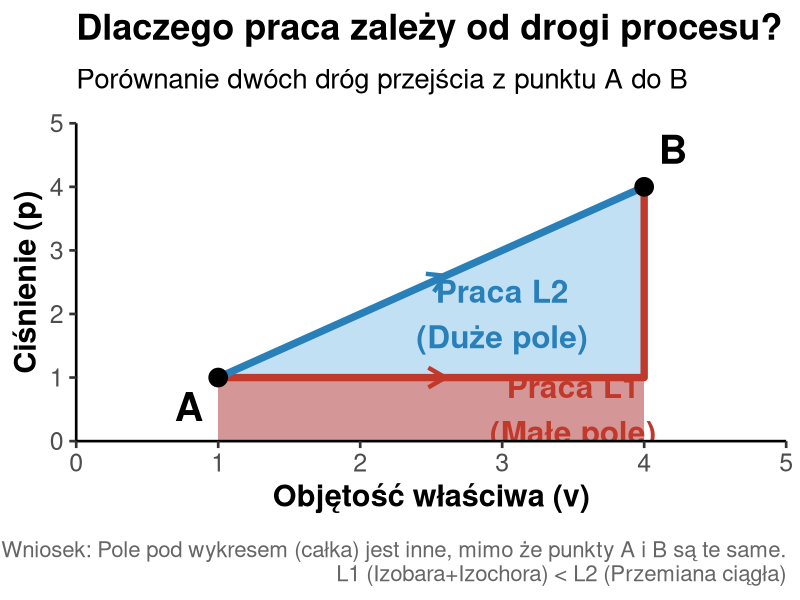

The R script that drew this image:
## ---- chunk 1
#| fig-height: 8
#| fig-width: 10
#| echo: false
#| warning: false

library(ggplot2)

# 1. Definicja Punktów
p1 <- 1; v1 <- 1  # Punkt A
p2 <- 4; v2 <- 4  # Punkt B

# 2. Generowanie danych dla Drogi 1 (Izobara + Izochora - Czerwona)
path1_x <- c(v1, v2, v2)
path1_y <- c(p1, p1, p2)
df_path1 <- data.frame(v = path1_x, p = path1_y)

# Pole pod Drogą 1 (Prostokąt)
poly1 <- data.frame(
  v = c(v1, v2, v2, v1),
  p = c(0,  0,  p1, p1) 
)

# 3. Generowanie danych dla Drogi 2 (Politropa/Quasi-izoterma - Niebieska)
seq_v <- seq(v1, v2, length.out = 100)
path2_y <- seq_v # Prosta p=v dla jasności wizualnej
df_path2 <- data.frame(v = seq_v, p = path2_y)

# Pole pod Drogą 2 (Trapez)
poly2 <- rbind(
  data.frame(v = v1, p = 0),
  df_path2,
  data.frame(v = v2, p = 0),
  data.frame(v = v1, p = 0)
)

# 4. Rysowanie wykresu
ggplot() +
  # --- POLA POWIERZCHNI (PRACA) ---
  # Pole dla Drogi 2 (Duże - Niebieskie)
  geom_polygon(data = poly2, aes(x = v, y = p), 
               fill = "#3498db", alpha = 0.3) +
  
  # Pole dla Drogi 1 (Małe - Czerwone)
  geom_polygon(data = poly1, aes(x = v, y = p), 
               fill = "#e74c3c", alpha = 0.5) +
  
  # --- LINIE PRZEMIAN ---
  # Droga 1 (Czerwona)
  geom_path(data = df_path1, aes(x = v, y = p), 
            color = "#c0392b", linewidth = 2.5, linetype = "solid") +
  
  # Droga 2 (Niebieska)
  geom_path(data = df_path2, aes(x = v, y = p), 
            color = "#2980b9", linewidth = 2.5, linetype = "solid") +
  
  # --- PUNKTY I OPISY ---
  geom_point(aes(x = c(v1, v2), y = c(p1, p2)), size = 6) +
  
  # Etykiety punktów A i B (Powiększone)
  geom_text(aes(x = v1, y = p1, label = "A"), 
            vjust = 1.5, hjust = 1.5, size = 10, fontface = "bold") +
  geom_text(aes(x = v2, y = p2, label = "B"), 
            vjust = -0.8, hjust = -0.5, size = 10, fontface = "bold") +
  
  # Strzałki (Pogrubione)
  geom_segment(aes(x = 2.5, y = 1, xend = 2.6, yend = 1), 
               arrow = arrow(length = unit(0.5, "cm")), color = "#c0392b", linewidth=1.5) +
  geom_segment(aes(x = 2.5, y = 2.5, xend = 2.6, yend = 2.6), 
               arrow = arrow(length = unit(0.5, "cm")), color = "#2980b9", linewidth=1.5) +
  
  # Opisy pól (Powiększone)
  annotate("text", x = 3.5, y = 0.5, label = "Praca L1\n(Małe pole)", 
           color = "#c0392b", fontface = "bold", size = 8) +
  annotate("text", x = 3.0, y = 2.0, label = "Praca L2\n(Duże pole)", 
           color = "#2980b9", fontface = "bold", size = 8) +
  
  # --- ESTETYKA ---
  scale_x_continuous(expand = c(0, 0), limits = c(0, 5), name = "Objętość właściwa (v)") +
  scale_y_continuous(expand = c(0, 0), limits = c(0, 5), name = "Ciśnienie (p)") +
  
  labs(
    title = "Dlaczego praca zależy od drogi procesu?",
    subtitle = "Porównanie dwóch dróg przejścia z punktu A do B",
    caption = "Wniosek: Pole pod wykresem (całka) jest inne, mimo że punkty A i B są te same.\nL1 (Izobara+Izochora) < L2 (Przemiana ciągła)"
  ) +
  
  theme_classic(base_size = 20) + # Baza wielkości czcionki zwiększona do 20
  theme(
    plot.title = element_text(size = 26, face = "bold", margin = margin(b = 15)),
    plot.subtitle = element_text(size = 20, margin = margin(b = 20)),
    axis.title = element_text(size = 22, face = "bold"),
    axis.text = element_text(size = 18),
    plot.caption = element_text(size = 16, color = "gray40", margin = margin(t = 20))
  )
